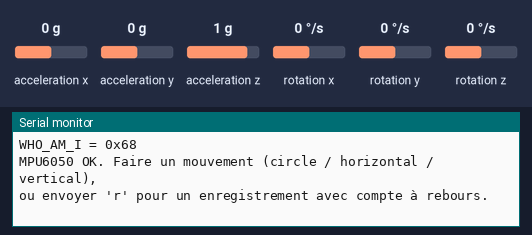
The sketch below on a simulated ESP32. Parts: the last lines printed to the serial monitor. Wiring (inferred from the names in the program): MPU-6050 motion sensor at I2C address 0x68. Inputs (shaded band) come from the test bench; at power-on: acceleration x 0 g, acceleration y 0 g, rotation x 0 °/s, rotation y 0 °/s, rotation z 0 °/s, acceleration z 1 g.

Above: at 2.3 s.
2.4 s: acceleration x set to -1.4 g
At 5.0 s:
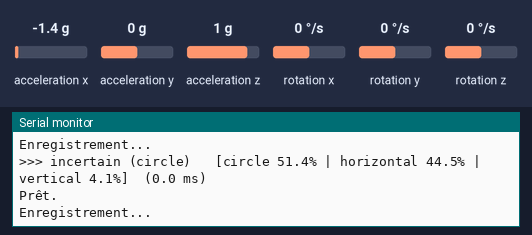
5.1 s: acceleration y set to -1.4 g
At 7.0 s:
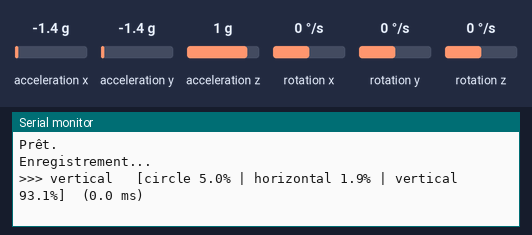
7.7 s: rotation x set to -192 °/s
At 9.0 s:
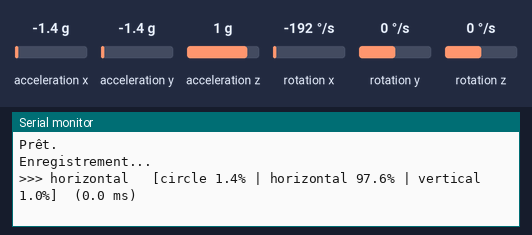
10.2 s: rotation y set to 100 °/s
At 11.7 s:
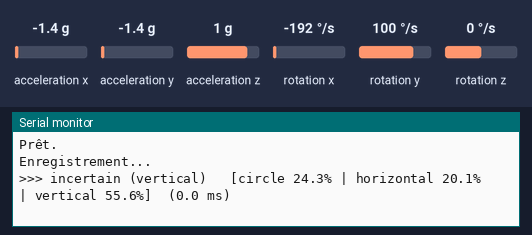
12.7 s: rotation z set to -192 °/s
At 14.3 s:
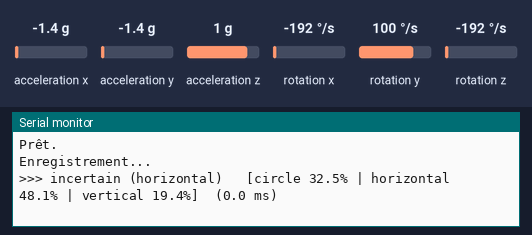
15.2 s: acceleration x set to -0.8 g
At 17.0 s:
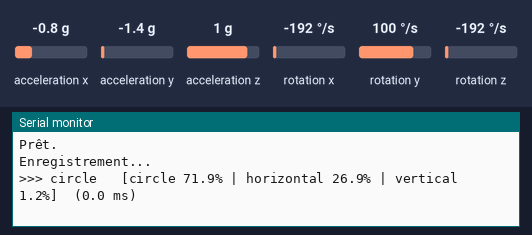

The sketch:

movement_classifier.ino
```cpp
// Reconnaissance de mouvements (circle / horizontal / vertical) avec un MPU6050.
// Modèle : CNN 1D entraîné par scripts/train.py, poids exportés par scripts/export_firmware.py.
//
// Fonctionnement :
//   - lecture du MPU6050 à 50 Hz en continu
//   - dès qu'un mouvement démarre (gyro ou accélération au-dessus d'un seuil), on enregistre
//     une fenêtre de 75 mesures (1,5 s), dont PRE_SAMPLES mesures prises juste avant le déclenchement
//   - la fenêtre est normalisée (z-score par axe) puis passée au réseau
//   - le résultat est affiché sur le moniteur série (115200 bauds)
//   - envoyer 'r' sur le port série force un enregistrement (compte à rebours 3 s)
//
// Aucune bibliothèque externe : le MPU6050 est lu directement en I2C avec Wire.
// Le dossier du sketch doit contenir cnn.h et model_weights.h.

#include <Wire.h>
#include "cnn.h"

// ---- Réglages ----
const int SDA_PIN = 8;
const int SCL_PIN = 9;
const unsigned long PERIOD_US = 20000;  // 50 Hz, comme les données d'entraînement
const int PRE_SAMPLES = 10;             // mesures gardées avant le déclenchement (0,2 s)
const float GYRO_TRIGGER_DPS = 40.0;    // seuil de rotation (°/s)
const float ACC_TRIGGER_G = 0.25;       // seuil d'écart à 1 g
const float MIN_CONFIDENCE = 0.60;      // en dessous : résultat affiché comme "incertain"
const unsigned long COOLDOWN_MS = 1000; // pause après une prédiction

// Sensibilités par défaut du MPU6050 (±2 g, ±250 °/s)
const float ACC_LSB_PER_G = 16384.0;
const float GYRO_LSB_PER_DPS = 131.0;

// Registres du MPU6050 (datasheet / register map InvenSense)
const uint8_t MPU_ADDR = 0x68;  // 0x69 si la broche AD0 est reliée à VCC
const uint8_t REG_PWR_MGMT_1 = 0x6B;
const uint8_t REG_GYRO_CONFIG = 0x1B;   // 0 -> ±250 °/s
const uint8_t REG_ACCEL_CONFIG = 0x1C;  // 0 -> ±2 g
const uint8_t REG_ACCEL_XOUT_H = 0x3B;  // 14 octets : acc XYZ, température, gyro XYZ
const uint8_t REG_WHO_AM_I = 0x75;

void writeReg(uint8_t reg, uint8_t val) {
  Wire.beginTransmission(MPU_ADDR);
  Wire.write(reg);
  Wire.write(val);
  Wire.endTransmission();
}

bool mpuBegin() {
  Wire.beginTransmission(MPU_ADDR);
  if (Wire.endTransmission() != 0) return false;  // personne ne répond à cette adresse
  writeReg(REG_PWR_MGMT_1, 0x01);  // sortie de veille, horloge = gyro X
  delay(100);
  writeReg(REG_GYRO_CONFIG, 0x00);
  writeReg(REG_ACCEL_CONFIG, 0x00);
  Wire.beginTransmission(MPU_ADDR);
  Wire.write(REG_WHO_AM_I);
  Wire.endTransmission(false);
  Wire.requestFrom(MPU_ADDR, (uint8_t)1);
  if (Wire.available()) {
    Serial.print("WHO_AM_I = 0x");
    Serial.println(Wire.read(), HEX);  // 0x68 pour un vrai MPU6050, autre valeur pour un clone
  }
  return true;
}

float ring[PRE_SAMPLES][N_CH];  // dernières mesures avant déclenchement
int ringPos = 0, ringCount = 0;
float window_[N_CH * N_SAMPLES];  // [axe][temps], format attendu par le réseau

enum State { IDLE, RECORDING, COOLDOWN };
State state = IDLE;
int recCount = 0;
unsigned long nextSample = 0, cooldownUntil = 0;

void readSample(float* s) {
  uint8_t b[14] = {0};
  Wire.beginTransmission(MPU_ADDR);
  Wire.write(REG_ACCEL_XOUT_H);
  Wire.endTransmission(false);
  Wire.requestFrom(MPU_ADDR, (uint8_t)14);
  for (int i = 0; i < 14 && Wire.available(); i++) b[i] = Wire.read();
  int16_t ax = (b[0] << 8) | b[1], ay = (b[2] << 8) | b[3], az = (b[4] << 8) | b[5];
  int16_t gx = (b[8] << 8) | b[9], gy = (b[10] << 8) | b[11], gz = (b[12] << 8) | b[13];
  // en g et °/s ; l'unité n'a pas d'effet sur le réseau (z-score par fenêtre)
  s[0] = ax / ACC_LSB_PER_G;
  s[1] = ay / ACC_LSB_PER_G;
  s[2] = az / ACC_LSB_PER_G;
  s[3] = gx / GYRO_LSB_PER_DPS;
  s[4] = gy / GYRO_LSB_PER_DPS;
  s[5] = gz / GYRO_LSB_PER_DPS;
}

bool isMoving(const float* s) {
  float g = sqrtf(s[3] * s[3] + s[4] * s[4] + s[5] * s[5]);
  float a = sqrtf(s[0] * s[0] + s[1] * s[1] + s[2] * s[2]);
  return g > GYRO_TRIGGER_DPS || fabsf(a - 1.0f) > ACC_TRIGGER_G;
}

void putInWindow(int t, const float* s) {
  for (int c = 0; c < N_CH; c++) window_[c * N_SAMPLES + t] = s[c];
}

void startRecording(bool withPreSamples) {
  recCount = 0;
  if (withPreSamples) {
    int start = (ringPos - ringCount + PRE_SAMPLES) % PRE_SAMPLES;
    for (int i = 0; i < ringCount; i++) putInWindow(recCount++, ring[(start + i) % PRE_SAMPLES]);
  }
  state = RECORDING;
  Serial.println("Enregistrement...");
}

void classify() {
  unsigned long t0 = micros();
  normalize_window(window_);
  float probs[N_CLASSES];
  int best = cnn_predict(window_, probs);
  unsigned long dt = micros() - t0;

  Serial.print(">>> ");
  if (probs[best] < MIN_CONFIDENCE) Serial.print("incertain (");
  Serial.print(CLASS_NAMES[best]);
  if (probs[best] < MIN_CONFIDENCE) Serial.print(")");
  Serial.print("   [");
  for (int k = 0; k < N_CLASSES; k++) {
    Serial.print(CLASS_NAMES[k]);
    Serial.print(" ");
    Serial.print(probs[k] * 100, 1);
    Serial.print("%");
    if (k < N_CLASSES - 1) Serial.print(" | ");
  }
  Serial.print("]  (");
  Serial.print(dt / 1000.0, 1);
  Serial.println(" ms)");
}

void setup() {
  Serial.begin(115200);
  delay(1000);
  Wire.begin(SDA_PIN, SCL_PIN);
  Wire.setClock(400000);
  if (!mpuBegin()) {
    Serial.println("MPU6050 introuvable : vérifier le câblage (SDA=8, SCL=9, VCC, GND) et l'adresse (0x68/0x69).");
    while (true) delay(1000);
  }
  Serial.println("MPU6050 OK. Faire un mouvement (circle / horizontal / vertical),");
  Serial.println("ou envoyer 'r' pour un enregistrement avec compte à rebours.");
  nextSample = micros();
}

void loop() {
  if (Serial.available()) {
    char c = Serial.read();
    if ((c == 'r' || c == 'R') && state != RECORDING) {
      for (int i = 3; i > 0; i--) { Serial.println(i); delay(1000); }
      ringCount = 0;
      startRecording(false);
      nextSample = micros();
    }
  }

  if ((long)(micros() - nextSample) < 0) return;
  nextSample += PERIOD_US;

  float s[N_CH];
  readSample(s);

  switch (state) {
    case IDLE:
      if (isMoving(s)) {
        startRecording(true);
        putInWindow(recCount++, s);
      } else {
        for (int c = 0; c < N_CH; c++) ring[ringPos][c] = s[c];
        ringPos = (ringPos + 1) % PRE_SAMPLES;
        if (ringCount < PRE_SAMPLES) ringCount++;
      }
      break;

    case RECORDING:
      putInWindow(recCount++, s);
      if (recCount >= N_SAMPLES) {
        classify();
        state = COOLDOWN;
        cooldownUntil = millis() + COOLDOWN_MS;
      }
      break;

    case COOLDOWN:
      if ((long)(millis() - cooldownUntil) >= 0) {
        ringCount = 0;
        ringPos = 0;
        state = IDLE;
        Serial.println("Prêt.");
      }
      break;
  }
}
```

cnn.h
```cpp
// Inférence du CNN 1D de gestures/model.py (BatchNorm déjà fusionnée dans les poids).
// Architecture : Conv(6->16,k5) ReLU MaxPool2 | Conv(16->32,k5) ReLU MaxPool2 |
//                Conv(32->64,k3) ReLU | moyenne globale | Linear(64->3)
#pragma once
#include <math.h>
#include "model_weights.h"

#define N_CH 6
#define N_SAMPLES 75  // 1,5 s à 50 Hz

// Convolution 1D "same" (padding = k/2) + ReLU. in : [cin][len], out : [cout][len]
static void conv1d_relu(const float* in, int cin, int len, const float* w, const float* b,
                        int cout, int k, float* out) {
  const int pad = k / 2;
  for (int o = 0; o < cout; o++) {
    for (int t = 0; t < len; t++) {
      float s = b[o];
      for (int i = 0; i < cin; i++) {
        const float* wi = w + (o * cin + i) * k;
        const float* xi = in + i * len;
        for (int j = 0; j < k; j++) {
          int p = t + j - pad;
          if (p >= 0 && p < len) s += wi[j] * xi[p];
        }
      }
      out[o * len + t] = s > 0.f ? s : 0.f;
    }
  }
}

// MaxPool1d(2) : longueur de sortie = len / 2 (arrondi inférieur, comme PyTorch)
static int maxpool2(const float* in, int c, int len, float* out) {
  const int lo = len / 2;
  for (int i = 0; i < c; i++)
    for (int t = 0; t < lo; t++) {
      float a = in[i * len + 2 * t], b = in[i * len + 2 * t + 1];
      out[i * lo + t] = a > b ? a : b;
    }
  return lo;
}

// Normalisation "record" : z-score par axe sur la fenêtre (écart-type de population, comme numpy).
// x : [N_CH][N_SAMPLES], modifié sur place.
static void normalize_window(float* x) {
  for (int c = 0; c < N_CH; c++) {
    float* v = x + c * N_SAMPLES;
    double m = 0;
    for (int t = 0; t < N_SAMPLES; t++) m += v[t];
    m /= N_SAMPLES;
    double var = 0;
    for (int t = 0; t < N_SAMPLES; t++) var += (v[t] - m) * (v[t] - m);
    float sd = (float)sqrt(var / N_SAMPLES) + 1e-8f;
    for (int t = 0; t < N_SAMPLES; t++) v[t] = (float)((v[t] - m) / sd);
  }
}

// x : fenêtre normalisée [N_CH][N_SAMPLES]. probs : N_CLASSES probabilités (softmax).
// Renvoie l'indice de la classe prédite.
static int cnn_predict(const float* x, float* probs) {
  static float a1[16 * 75], p1[16 * 37];
  static float a2[32 * 37], p2[32 * 18];
  static float a3[64 * 18];

  conv1d_relu(x, 6, 75, CNN_W1, CNN_B1, 16, 5, a1);
  int l1 = maxpool2(a1, 16, 75, p1);           // 37
  conv1d_relu(p1, 16, l1, CNN_W2, CNN_B2, 32, 5, a2);
  int l2 = maxpool2(a2, 32, l1, p2);           // 18
  conv1d_relu(p2, 32, l2, CNN_W3, CNN_B3, 64, 3, a3);

  float feat[64];
  for (int c = 0; c < 64; c++) {
    float s = 0;
    for (int t = 0; t < l2; t++) s += a3[c * l2 + t];
    feat[c] = s / l2;
  }

  float logits[N_CLASSES], mx = -1e30f;
  for (int k = 0; k < N_CLASSES; k++) {
    float s = CNN_BF[k];
    for (int c = 0; c < 64; c++) s += CNN_WF[k * 64 + c] * feat[c];
    logits[k] = s;
    if (s > mx) mx = s;
  }
  float sum = 0;
  for (int k = 0; k < N_CLASSES; k++) { probs[k] = expf(logits[k] - mx); sum += probs[k]; }
  int best = 0;
  for (int k = 0; k < N_CLASSES; k++) {
    probs[k] /= sum;
    if (probs[k] > probs[best]) best = k;
  }
  return best;
}
```

Source omitted: model_weights.h (169236 bytes)

Measured:
- after the input at 2.4 s, the serial monitor: prints a new line at once (image 1)
- after the input at 5.1 s, the serial monitor: prints a new line after 1.1 s (image 2)
- after the input at 7.7 s, the serial monitor: prints a new line after 1.0 s (image 3)
- after the input at 10.2 s, the serial monitor: prints a new line after 1.0 s (image 4)
- after the input at 12.7 s, the serial monitor: prints a new line after 1.1 s (image 5)
- after the input at 15.2 s, the serial monitor: prints a new line after 1.1 s (image 6)
